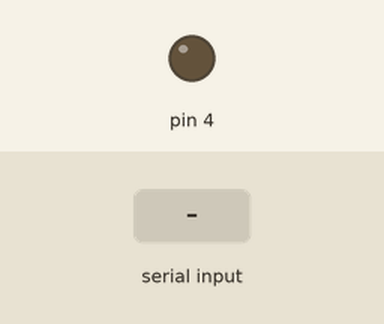
Recording of a sketch running on a simulated Arduino Uno, built with avr-gcc and run on an emulated ATmega328P. Parts: output pins drawn as LEDs (lit = HIGH). The inputs (shaded band) are chosen by the test bench. What the sketch prints to the serial monitor is not drawn.

Above: at 1.2 s.
1.3 s: byte 1 (1) received over Serial
Timing chart, 0 to 4.3 s (numbered marks = the images above; inputs shaded):
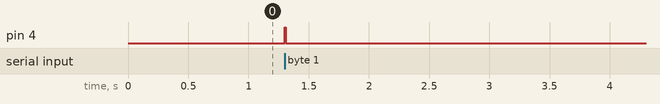

Measured:
- after the input at 1.3 s, pin 4: LOW → HIGH at once, → LOW 0.01 s later

The sketch:

ems_side_sketch.ino
```cpp
int incomingByte = 0;   // for incoming serial data

void setup() {
  pinMode(4, OUTPUT);   //Arduino UNOの13番のピンをスイッチ制御に使う
  Serial.begin(9600);      // 9600bpsでシリアルポートを開く
}

void loop() {

  // send data only when you receive data:
  if (Serial.available() > 0) {
         // read the incoming byte:
         incomingByte = Serial.read();

         // say what you got:
         Serial.print("I received: ");
         Serial.println(incomingByte, DEC);

         if(incomingByte == 1) {
            digitalWrite(4, HIGH);   // スイッチをONする
            delay(10);
            digitalWrite(4, LOW);   // スイッチをONする
            delay(10);
         }

//         if(incomingByte == 0) {
//            digitalWrite(4, LOW);   // スイッチをONする
//         }
  }
}
```
